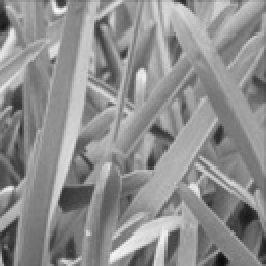
%> input picture assignment2/3/data/grass.png, 133 x 133 px (shown 2 times larger)
$ octave myMainScript.m   (GNU Octave 9; MATLAB toolbox functions it lacks are replaced by stand-ins)
%> lines starting %> are read from the running program, lines starting %| are printed output that depends on the picture; long printed decimals are rounded
### assignment2/2/code/myBilateralFiltering.m
function S = myBilateralFiltering(img, sigma_s, sigma_i, corrupt)
rng(0);
% gaussian kernel size
ks_s = max(5, floor(4*sigma_s));
if rem(ks_s, 2) == 0
    ks_s = ks_s + 1;
end

F = img;
[H,W] = size(F);

% linearly scale the image to [0,1]
F = (F - min(F(:))) / (max(F(:)) - min(F(:)));

% add Gaussian noise
if corrupt == false
    std = 0.05;
    noise = randn(size(F)) * std;
    corr_F = F + noise;
    corr_F = (corr_F - min(corr_F(:))) / (max(corr_F(:)) - min(corr_F(:)));
else
    corr_F = F;
end

% padd corrupted image with zeros
padsize = (ks_s - 1)/2;
padded_corr_F = padarray(corr_F, [padsize padsize], 'both');

% prepare spatial gaussian
G_space = fspecial('gaussian', ks_s, sigma_s);

% iterate over the image
res = zeros(H, W);
denom = 2*sigma_i^2;
h = waitbar(0, 'Denoising image');
for k=1:H*W
    [i, j] = ind2sub([H W], k);
    chunk = padded_corr_F(i:i+2*padsize, j:j+2*padsize);
    wts = G_space.*exp(-(chunk-padded_corr_F(i+padsize, j+padsize))/denom);
    res(k) = sum(sum(wts.*chunk))/sum(sum(wts));
    waitbar(k/(H*W), h);
end
close(h);
res = (res - min(res(:))) / (max(res(:)) - min(res(:)));

% print useful information and prepare return value
if corrupt == false
    S.original = F; S.corrupted = corr_F; S.result = res;
    disp(['RSMD for sigma_s = ', num2str(sigma_s), ' and sigma_i = ', num2str(sigma_i), ' => ', num2str(norm(res-F, 'fro')/sqrt(H*W))]);
else
    S.corrupted = corr_F; S.result = res;
end

% display original and sharpened image side by side
if corrupt == false
    figure;
    subplot(2,1,1); imagesc([F, corr_F, res]); title(['(left) Original, (center) Corrupted, (right) Denoised \sigma_s = ',num2str(sigma_s),' \sigma_i = ',num2str(sigma_i)]);
    colormap gray; daspect([1 1 1]); axis tight;
    colorbar;
    subplot(2,1,2); imagesc(G_space(:,:,1)); title(['Spatial Gaussian (size = ', num2str(ks_s),')']);
    colormap gray; daspect([1 1 1]); axis tight;
    colorbar;
else
    figure;
    subplot(2,1,1); imagesc([corr_F, res]); title(['(left) Corrupted, (right) Denoised \sigma_s = ',num2str(sigma_s),' \sigma_i = ',num2str(sigma_i)]);
    colormap gray; daspect([1 1 1]); axis tight;
    colorbar;
    subplot(2,1,2); imagesc(G_space(:,:,1)); title(['Spatial Gaussian (size = ', num2str(ks_s),')']);
    colormap gray; daspect([1 1 1]); axis tight;
    colorbar;
end
end

### assignment2/2/code/myMainScript.m
%% Bilateral Filtering
% We used a spatial gaussian kernel of size $ks\_s=max\{5,
% floor(4\cdot\sigma_s)\}$ and further converted it into an odd
% value by adding 1 if required.
%
% All images (original, corrupted and resultant) were linearly stretched so
% that the intensities fell in the range [0,1]. Comparisions between images were made after this step.
%
% The optimal values of $\sigma_s$ and $\sigma_i$ for the input images were
% found to be:
%%
%
% # *barbara* - $\sigma_s$=0.55 and $\sigma_i$=3.3
% # *grassNoisy* - $\sigma_s$=0.54 and $\sigma_i$=10
% # *honeyCombReal_Noisy* - $\sigma_s$=0.6 and $\sigma_i$=1.0
%
%%
tic;
disp('Input : grass.png');
x = imread('../data/grass.png');
%> x is the input picture: size 133x133 uint8; min 12, max 250, mean 142.3
x = im2single(x);
%> x: size 133x133 single
S = myBilateralFiltering(x, 0.54, 10, false);
%> in myBilateralFiltering, `corr_F = F + noise;`:
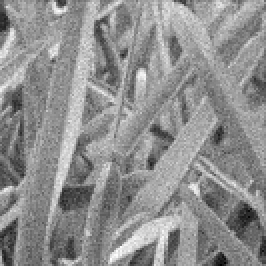
%> corr_F: size 133x133 single (shown 2 times larger); min -0.0972, max 1.05, mean 0.547; drawn with min black and max white
%> in myBilateralFiltering, `padded_corr_F = padarray(corr_F, [padsize padsize], 'both');`:
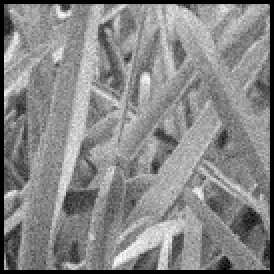
%> padded_corr_F: size 137x137 single (shown 2 times larger); min 0, max 1, mean 0.529
%| RSMD for sigma_s = 0.54 and sigma_i = 10 => 0.04079
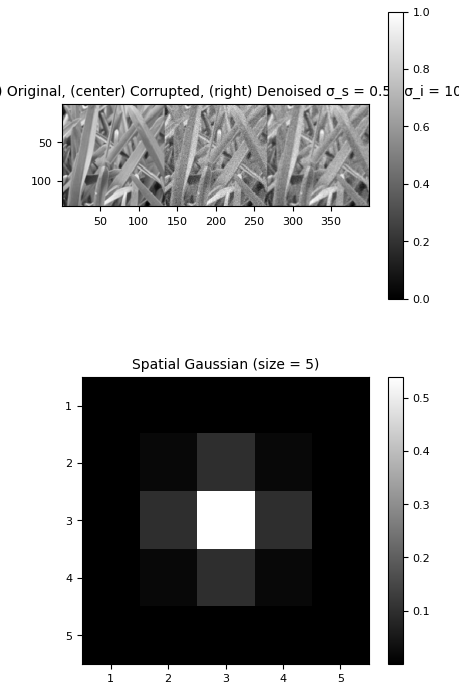
%> figure redrawn from the program's plot data, 2 panels
% save images
save(['../images/grassNoisy.mat'], '-struct', 'S');

disp('With 0.9*sigma_s and sigma_i');
myBilateralFiltering(x, 0.486, 10, false);
%| RSMD for sigma_s = 0.486 and sigma_i = 10 => 0.04133
disp('With 1.1*sigma_s and sigma_i');
myBilateralFiltering(x, 0.594 ,10, false);
%> call 3 of myBilateralFiltering, with sigma_s = 0.594, sigma_i = 10, corrupt = false
%> after the loop in myBilateralFiltering (call 3), `for k=1:H*W`:
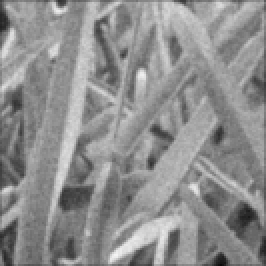
%> res: size 133x133 double (shown 2 times larger); min 0.0365, max 0.96, mean 0.559
%| RSMD for sigma_s = 0.594 and sigma_i = 10 => 0.04169
disp('With sigma_s and 0.9*sigma_i');
myBilateralFiltering(x, 0.54, 9, false);
%| RSMD for sigma_s = 0.54 and sigma_i = 9 => 0.0408
disp('With sigma_s and 1.1*sigma_i');
myBilateralFiltering(x, 0.54, 11, false);
%| RSMD for sigma_s = 0.54 and sigma_i = 11 => 0.04079
toc;

tic;
disp('Input : honeyCombReal.png');
%> (the run ends here)
